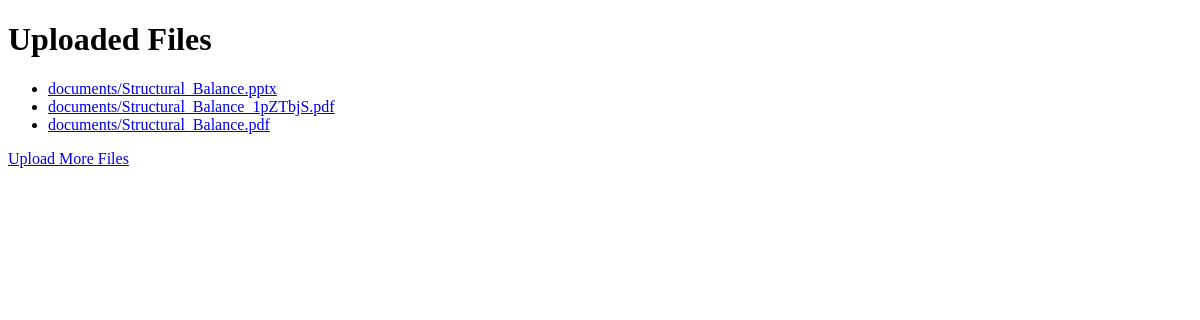
The page /files/ on the database as committed earlier.
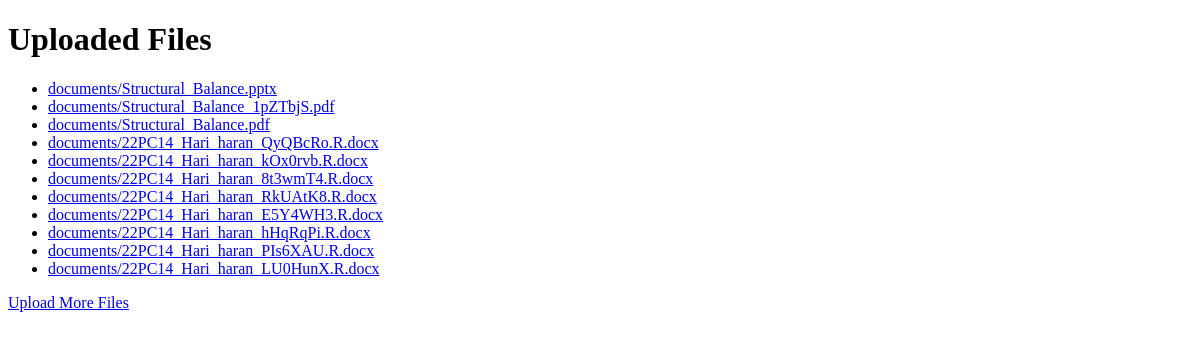
The same page on the database as committed later.
### student/models.py (models this page shows, shortened)
class UploadFile(models.Model):
    upload_file = models.FileField(null=False,upload_to='documents/',validators=[FileExtensionValidator(['pdf', 'docx','pptx'])])
    uploaded_at = models.DateTimeField(auto_now_add=True)
    student_options = models.CharField(choices=STUDENT_CHOICE,max_length=30)
    keywords = models.TextField(null=True, blank=True)
    summary = models.TextField(null=True, blank=True)
    class Meta:
        verbose_name_plural = 'File Upload'

### student/views.py (the view)
# urls.py: path('files/', views.file_list, name='file_list'),
def file_list(request):
    files = UploadFile.objects.all()
    return render(request, 'file_list.html', {'files': files})

### templates/file_list.html (shortened to what this page needs)
<!DOCTYPE html>
<html>
<head>
</head>
<body>
    <h1>Uploaded Files</h1>
    <ul>
        {% for file in files %}
            <li><a href="{{ file.upload_file.url }}">{{ file.upload_file.name }}</a></li>
        {% endfor %}
    </ul>
    <a href="{% url 'upload_file' %}">Upload More Files</a>
</body>
</html>

Rows that differ between the two databases and show on the page:
added UploadFile: upload_file.name "documents/22PC14_Hari_haran_QyQBcRo.R.docx"
added UploadFile: upload_file.name "documents/22PC14_Hari_haran_kOx0rvb.R.docx"
added UploadFile: upload_file.name "documents/22PC14_Hari_haran_8t3wmT4.R.docx"
added UploadFile: upload_file.name "documents/22PC14_Hari_haran_RkUAtK8.R.docx"
added UploadFile: upload_file.name "documents/22PC14_Hari_haran_E5Y4WH3.R.docx"
added UploadFile: upload_file.name "documents/22PC14_Hari_haran_hHqRqPi.R.docx"
added UploadFile: upload_file.name "documents/22PC14_Hari_haran_PIs6XAU.R.docx"
added UploadFile: upload_file.name "documents/22PC14_Hari_haran_LU0HunX.R.docx"
